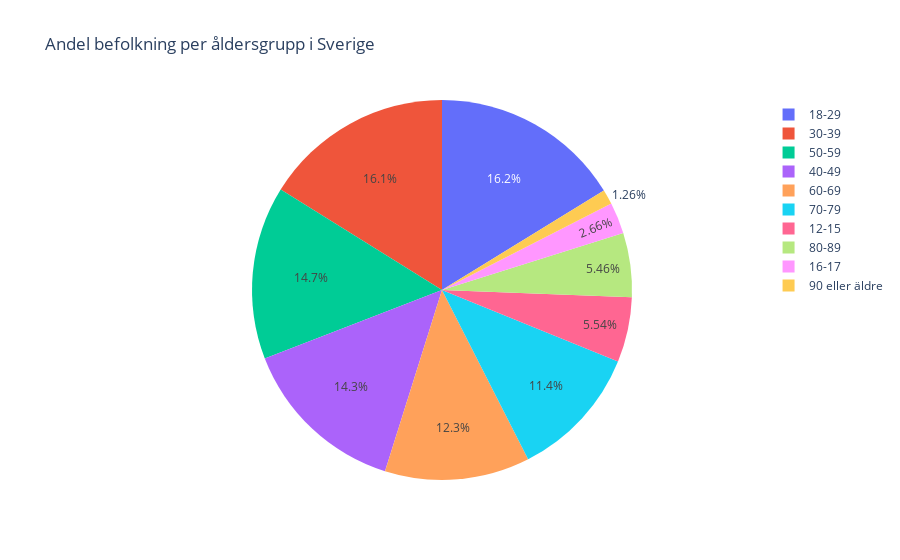

Write notebook code for a chart like this one.
### Code cell
fig = px.pie(values = df_pop_per_age["Befolkning"], names= df_pop_per_age["Ålder"], title="Andel befolkning per åldersgrupp i Sverige")

# replacing default labels in hover
# ref https://stackoverflow.com/questions/60158618/plotly-how-to-add-elements-to-hover-data-using-plotly-express-piechart
fig.update_traces(hovertemplate = "Ålder:%{label}: <br>Befolkningsandel: %{value}")

fig.show()
fig.write_html("../Lab/Visualiseringar/plot_2e.html")

### Figure 1 — Plotly figure (JSON) as saved in the notebook; plotly's stock layout.template omitted (floating-point values rounded to 4 significant figures)
{"data": [{"domain": {"x": [0, 1], "y": [0, 1]}, "hovertemplate": "Ålder:%{label}: <br>Befolkningsandel: %{value}", "labels": ["12-15", "16-17", "18-29", "30-39", "40-49", "50-59", "60-69", "70-79", "80-89", "90 eller äldre"], "legendgroup": "", "name": "", "showlegend": true, "type": "pie", "values": [503831, 241539, 1475950, 1467590, 1298156, 1339798, 1121922, 1033113, 496750, 114141]}], "layout": {"legend": {"tracegroupgap": 0}, "title": {"text": "Andel befolkning per åldersgrupp i Sverige"}}}
